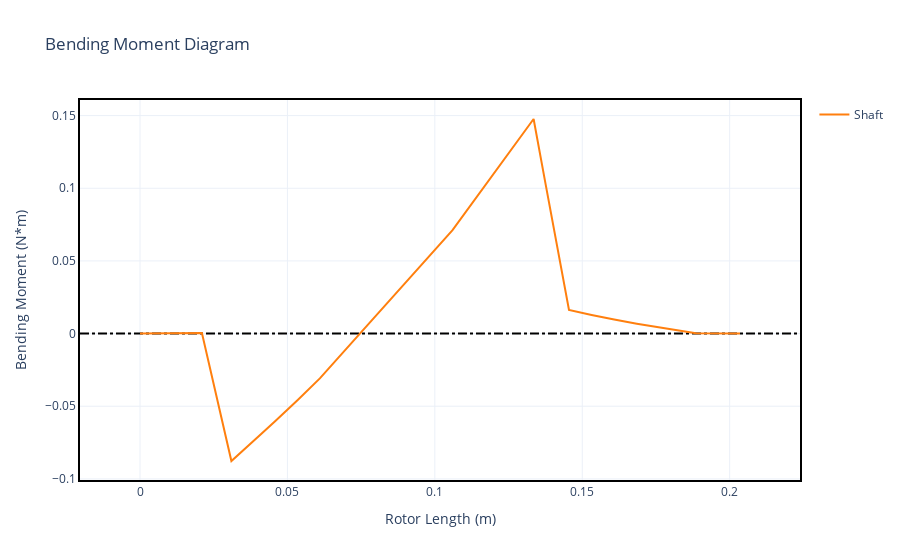

Notebook cell for this chart:
### Markdown cell above
#### 4.2.4 - Bending Moment

### Code cell
static.plot_bending_moment()

### Figure 1 — Plotly figure (JSON) as saved in the notebook; plotly's stock layout.template omitted (floating-point values rounded to 4 significant figures)
{"data": [{"hoverinfo": "none", "line": {"color": "black", "dash": "dashdot"}, "mode": "lines", "showlegend": false, "type": "scatter", "x": [-0.02035, 0.2239], "y": [0, 0]}, {"hovertemplate": "Rotor Length (m): %{x:.2f}<br>Bending Moment (N*m): %{y:.2f}", "legendgroup": "Shaft", "line": {"shape": "spline", "smoothing": 1}, "mode": "lines", "name": "Shaft", "showlegend": true, "type": "scatter", "x": [0.0, 0.021, 0.021, 0.031, 0.031, 0.041, 0.041, 0.046, 0.046, 0.0535, 0.0535, 0.061, 0.061, 0.106, 0.106, 0.1335, 0.1335, 0.1375, 0.1375, 0.1455, 0.1455, 0.1532, 0.1532, 0.1608, 0.1608, 0.1685, 0.1685, 0.1875, 0.1875, 0.1885, 0.1885, 0.2035], "y": [0.0, 0.0004585, 0.0004585, -0.08768, -0.08768, -0.06933, -0.06933, -0.06001, -0.06001, -0.04565, -0.04565, -0.03082, -0.03082, 0.07117, 0.07117, 0.1477, 0.1477, 0.1035, 0.1035, 0.01623, 0.01623, 0.01282, 0.01282, 0.009677, 0.009677, 0.006809, 0.006809, 0.0005373, 0.0005373, 0.0002339, 0.0002339, 0.0]}], "layout": {"title": {"text": "Bending Moment Diagram"}, "xaxis": {"title": {"text": "Rotor Length (m)"}}, "yaxis": {"title": {"text": "Bending Moment (N*m)"}}}}
